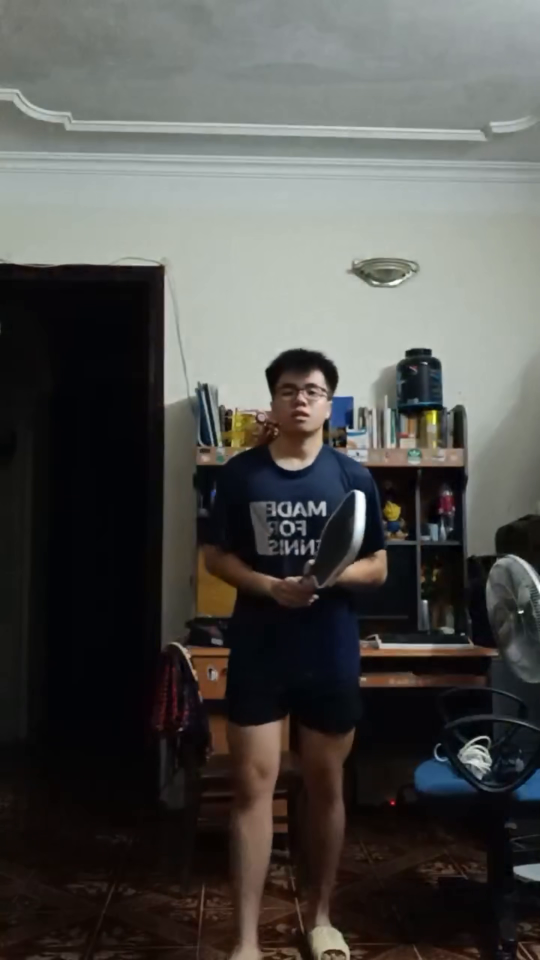
#> input picture frame 11 of ChatBox/data/video/tesst.mp4, 1080 x 1920 px, given in place of test_chat.mp4, which was not available (shown at 1/2 size)
$ python frame_extractor.py   (older library calls are emulated)
#> lines starting #> are read from the running program, lines starting #| are printed output that depends on the picture; pictures that were not available may be replaced by others from this repository, and a replacement may not be noted
import cv2
import os


def sharpness_score(image) -> float:
    gray = cv2.cvtColor(image, cv2.COLOR_BGR2GRAY)
    return cv2.Laplacian(gray, cv2.CV_64F).var()


def extract_frames(
    video_path: str,
    output_dir: str,
    seconds_interval: float = 1.0,
    burst_size: int = 7,
    keep_top_k: int = 2
) -> int:
    """
    Extract best frames per burst using sharpness ranking.
    """
#> called with seconds_interval = 1, burst_size = 7, keep_top_k = 2

    cap = cv2.VideoCapture(video_path)
    if not cap.isOpened():
        raise FileNotFoundError(f"Cannot open video: {video_path}")

    fps = cap.get(cv2.CAP_PROP_FPS)
    total_frames = int(cap.get(cv2.CAP_PROP_FRAME_COUNT))

    print(f"FPS: {fps}")
    print(f"Total frames: {total_frames}")

    if fps <= 0:
        fps = 30

    os.makedirs(output_dir, exist_ok=True)

    interval_frames = max(1, int(fps * seconds_interval))

    frame_idx = 0
    saved = 0

    while True:
        ret, frame = cap.read()
#> frame is the input picture: shape (1920, 1080, 3); mean B, G, R 76.6, 79.6, 79.8
        if not ret:
            break

        if frame_idx % interval_frames == 0:
            burst = []

            for _ in range(burst_size):
                ret, frame = cap.read()
                if not ret:
                    break

                score = sharpness_score(frame)
                burst.append((score, frame))
                frame_idx += 1
#> this loop made 7 passes
#> score on passes 1 to 7: 11.48, 11.66, 12.81, 11.81, 12.26, 11.95, 13.05
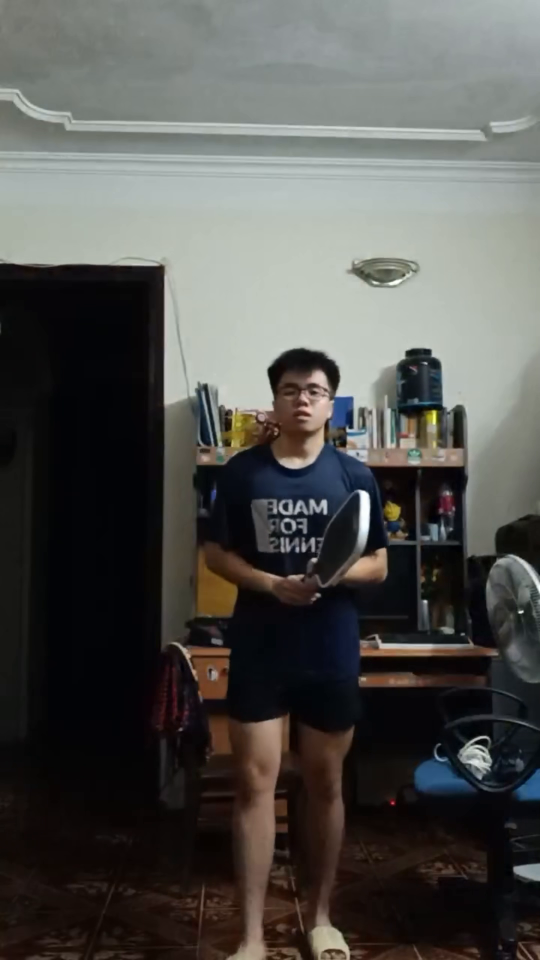
#> input picture frame 12 of ChatBox/data/video/tesst.mp4, 1080 x 1920 px, given in place of test_chat.mp4, which was not available (shown at 1/2 size)
#> pass 1, in sharpness_score, `gray = cv2.cvtColor(image, cv2.COLOR_BGR2GRAY)`:
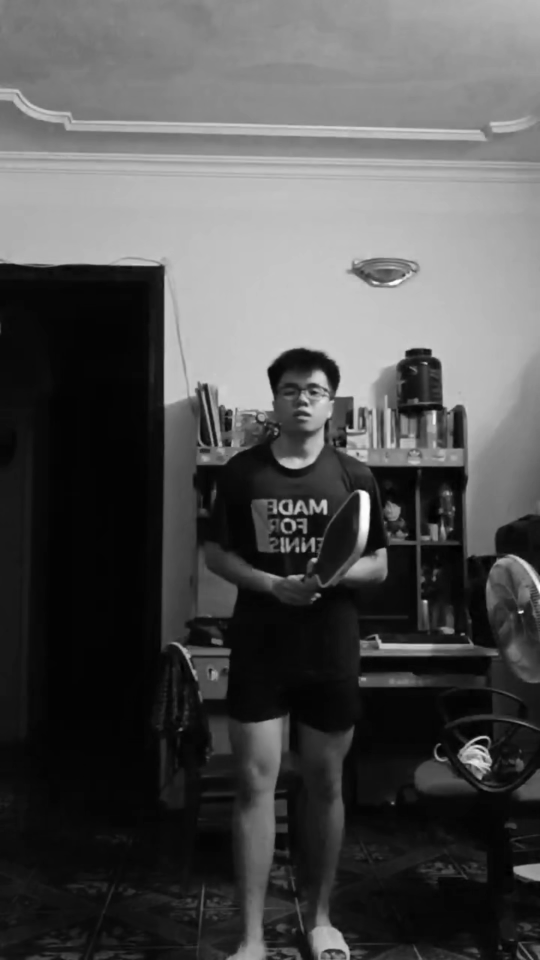
#> gray: shape (1920, 1080) (shown at 1/2 size); min 0, max 254, mean 81
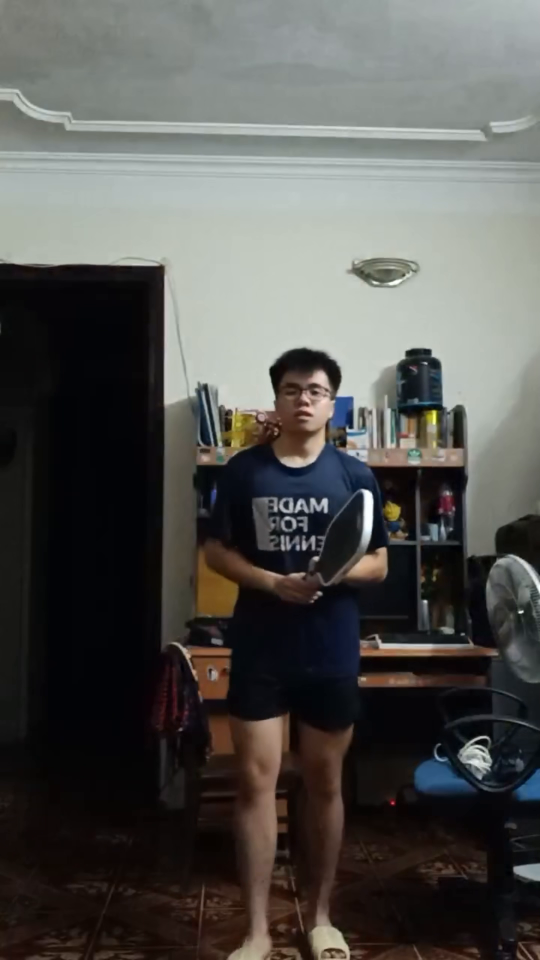
#> input picture frame 13 of ChatBox/data/video/tesst.mp4, 1080 x 1920 px, given in place of test_chat.mp4, which was not available (shown at 1/2 size)
#> pass 3, in sharpness_score (call 3), `gray = cv2.cvtColor(image, cv2.COLOR_BGR2GRAY)`:
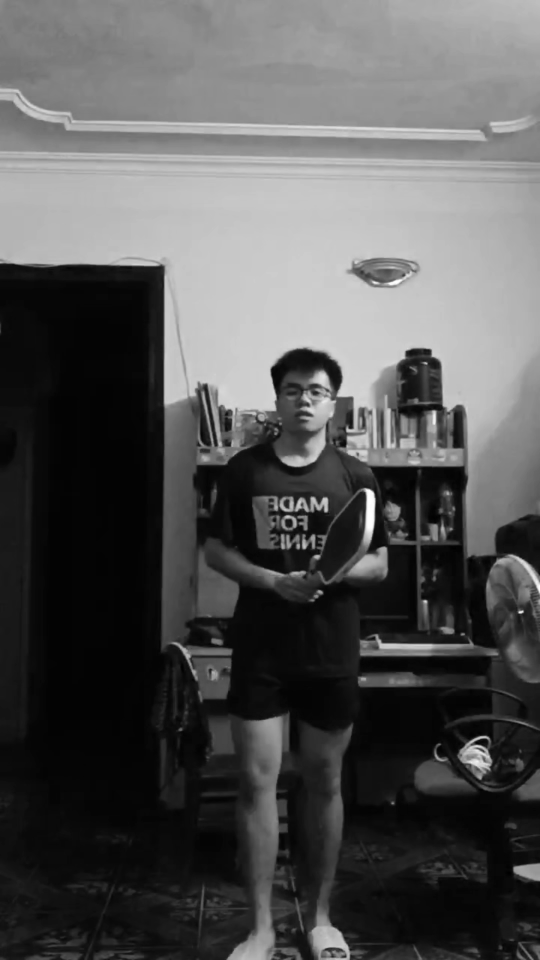
#> gray: shape (1920, 1080) (shown at 1/2 size); min 0, max 255, mean 84.3
#> after the loop:
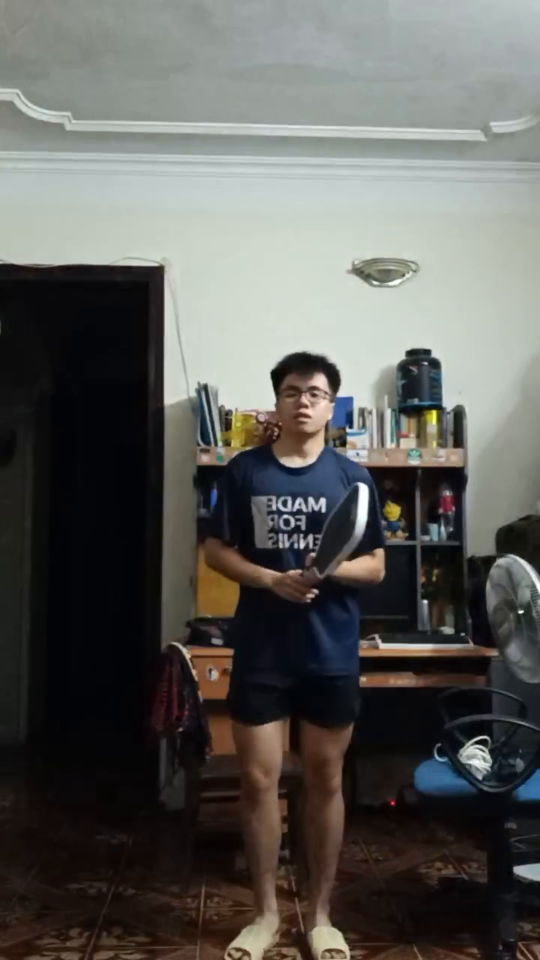
#> frame: shape (1920, 1080, 3) (shown at 1/2 size); mean B, G, R 88.4, 92, 92.1
#> after the loop, burst = 7 items; frame_idx = 7

            burst.sort(key=lambda x: x[0], reverse=True)

            for score, frame in burst[:keep_top_k]:
                filename = f"frame_{saved:04d}_sharp_{int(score)}.jpg"
                cv2.imwrite(
                    os.path.join(output_dir, filename),
                    frame
                )
                saved += 1
#> this loop made 2 passes
#> (score, filename, saved) on passes 1 to 2: (13.05, 'frame_0000_sharp_13.jpg', 1), (12.81, 'frame_0001_sharp_12.jpg', 2)
#> after the loop, saved = 2

            continue

        frame_idx += 1

    cap.release()
    return saved


if __name__ == "__main__":
    video = r"D:\chatbot\back_end\data\video\test_chat.mp4"
    output = r"D:\chatbot\back_end\data\frame\test_chat"

    count = extract_frames(
        video_path=video,
        output_dir=output,
        seconds_interval=1.0,
        burst_size=7,
        keep_top_k=2
    )

    print(f"Extracted {count} frames")

$ run again, starting later in the video
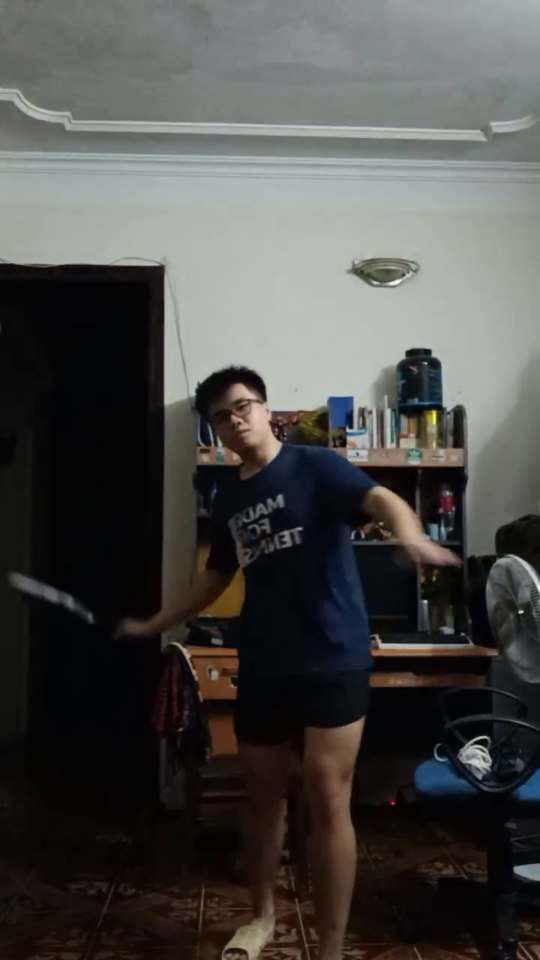
#> input picture frame 53 of ChatBox/data/video/tesst.mp4, 1080 x 1920 px, given in place of test_chat.mp4, which was not available (shown at 1/2 size)
#> in extract_frames, frame is the input picture: shape (1920, 1080, 3); mean B, G, R 71.6, 74.4, 74.4
#> the loop in extract_frames, `for _ in range(burst_size):` made 7 passes
#> score on passes 1 to 7: 9.78, 9.45, 9.55, 9.45, 9.83, 9.57, 9.9
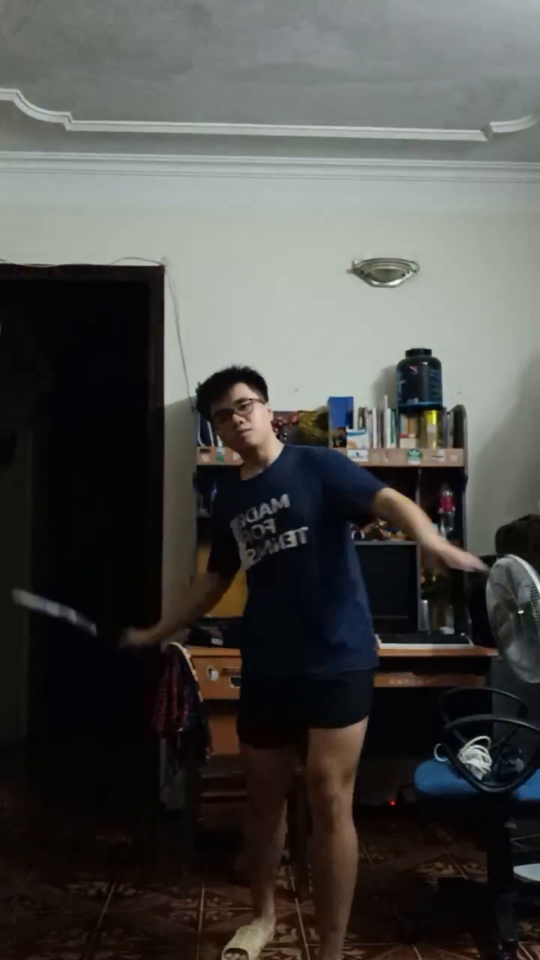
#> input picture frame 54 of ChatBox/data/video/tesst.mp4, 1080 x 1920 px, given in place of test_chat.mp4, which was not available (shown at 1/2 size)
#> after the loop in extract_frames, `for _ in range(burst_size):`: burst = 7 items; frame_idx = 7
#> the loop in extract_frames, `for score, frame in burst[:keep_top_k]:` made 2 passes
#> (score, filename, saved) on passes 1 to 2: (9.9, 'frame_0000_sharp_9.jpg', 1), (9.83, 'frame_0001_sharp_9.jpg', 2)
#> pass 2, in extract_frames, `cv2.imwrite( os.path.join(output_dir, filename), frame )`:
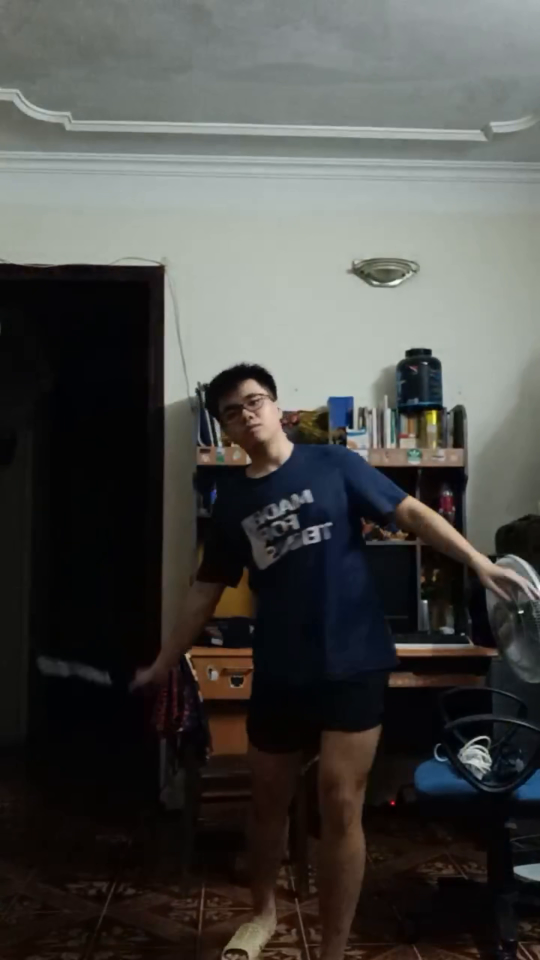
#> saved as frame_0001_sharp_9.jpg: shape (1920, 1080, 3) (shown at 1/2 size); mean B, G, R 71.4, 74.3, 74.1
#> after the loop in extract_frames, `for score, frame in burst[:keep_top_k]:`: saved = 2

$ run again, starting later in the video
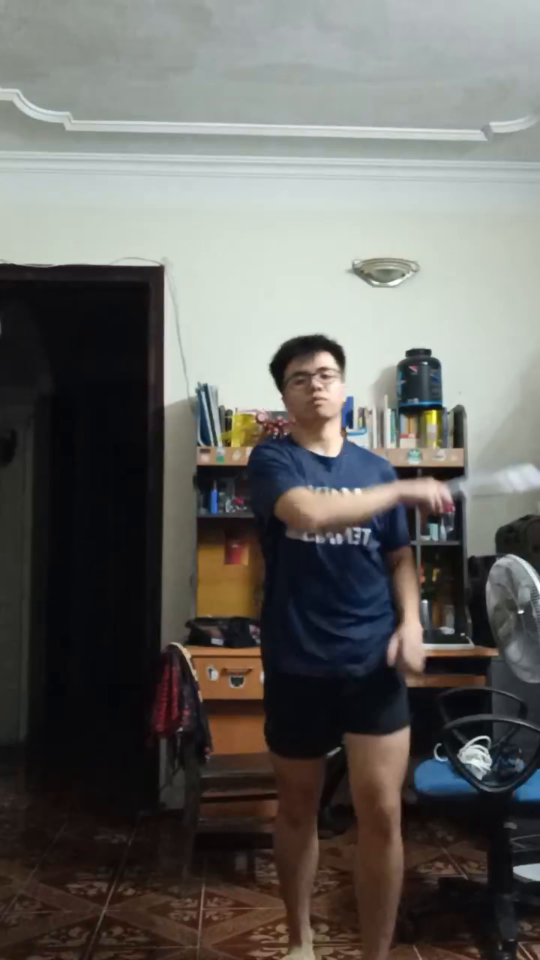
#> input picture frame 94 of ChatBox/data/video/tesst.mp4, 1080 x 1920 px, given in place of test_chat.mp4, which was not available (shown at 1/2 size)
#> in extract_frames, frame is the input picture: shape (1920, 1080, 3); mean B, G, R 96.7, 100.3, 101.3
#> the loop in extract_frames, `for _ in range(burst_size):` made 7 passes
#> score on passes 1 to 7: 10.29, 10.13, 10.07, 10.12, 10.33, 10.73, 10.7
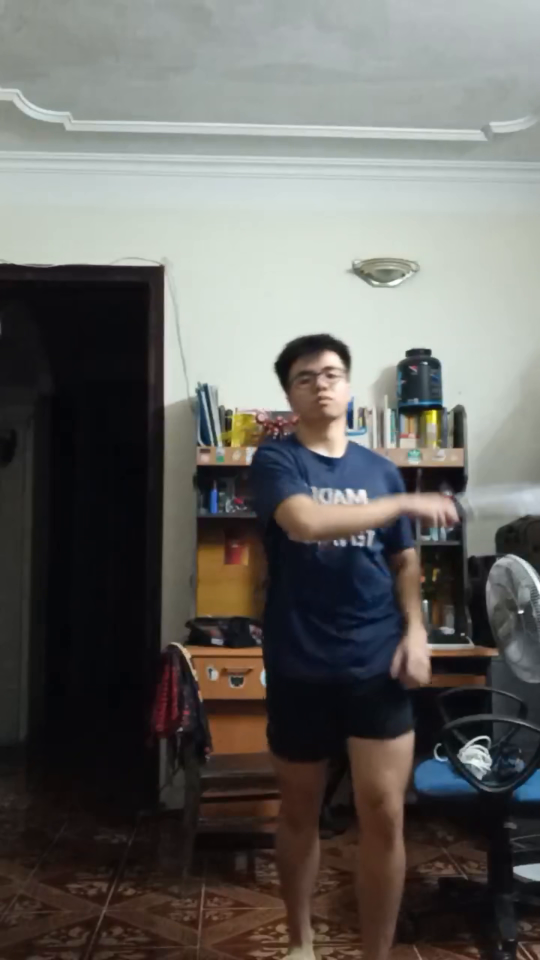
#> input picture frame 95 of ChatBox/data/video/tesst.mp4, 1080 x 1920 px, given in place of test_chat.mp4, which was not available (shown at 1/2 size)
#> after the loop in extract_frames, `for _ in range(burst_size):`: burst = 7 items; frame_idx = 7
#> the loop in extract_frames, `for score, frame in burst[:keep_top_k]:` made 2 passes
#> (score, filename, saved) on passes 1 to 2: (10.73, 'frame_0000_sharp_10.jpg', 1), (10.7, 'frame_0001_sharp_10.jpg', 2)
#> pass 1, in extract_frames, `cv2.imwrite( os.path.join(output_dir, filename), frame )`:
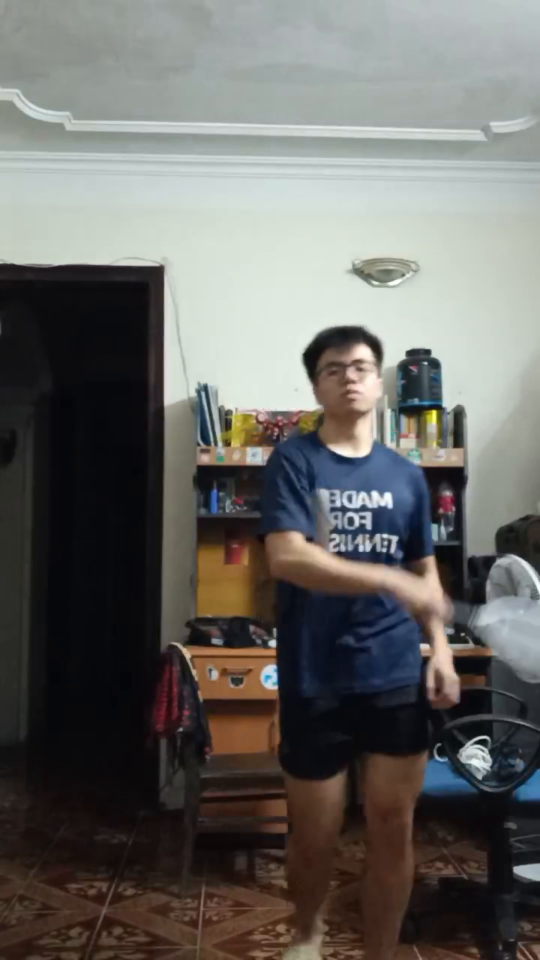
#> saved as frame_0000_sharp_10.jpg: shape (1920, 1080, 3) (shown at 1/2 size); mean B, G, R 99.4, 102.8, 103.7
#> after the loop in extract_frames, `for score, frame in burst[:keep_top_k]:`: saved = 2
